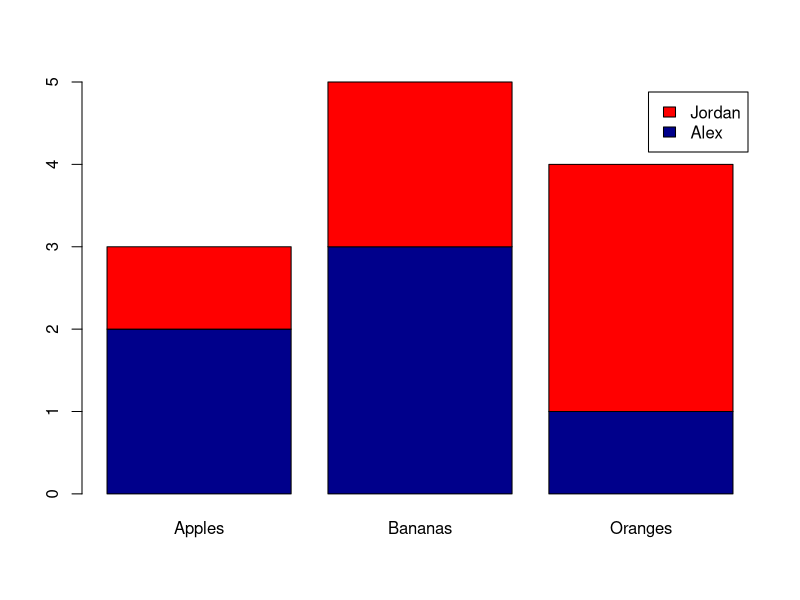

Here is the R script that generated this plot:
library(tibble)

df <- tribble(
  ~Contestant, ~Fruit, ~`Number Eaten`,
  "Alex", "Apples", 2,
  "Alex", "Oranges", 1,
  "Alex", "Bananas", 3,
  "Jordan", "Apples", 1,
  "Jordan", "Oranges", 3,
  "Jordan", "Bananas", 2
)

data <- with(df, tapply(`Number Eaten`, list(Contestant, Fruit), FUN = sum))
barplot(data, col = c("darkblue", "red"), legend = TRUE)
